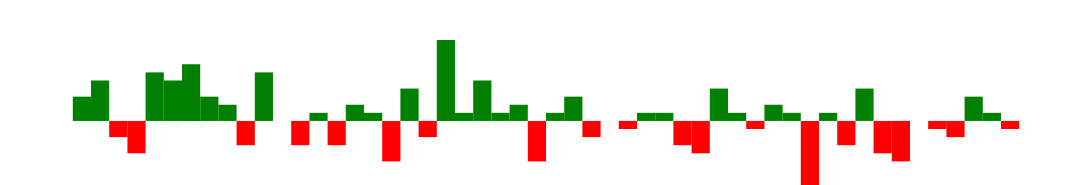

Here is the Vega-Lite specification saved for this chart:
### Vega specification from a JSON file in a GitHub repository (floating-point values rounded to 4 significant figures)
{"$schema": "https://vega.github.io/schema/vega/v5.json", "width": 300, "height": 40, "padding": 0, "data": [{"name": "table", "values": [{"game": "g1", "diff": 3}, {"game": "g2", "diff": 5}, {"game": "g3", "diff": -2}, {"game": "g4", "diff": -4}, {"game": "g5", "diff": 6}, {"game": "g6", "diff": 5}, {"game": "g7", "diff": 7}, {"game": "g8", "diff": 3}, {"game": "g9", "diff": 2}, {"game": "g10", "diff": -3}, {"game": "g11", "diff": 6}, {"game": "g12", "diff": 0}, {"game": "g13", "diff": -3}, {"game": "g14", "diff": 1}, {"game": "g15", "diff": -3}, {"game": "g16", "diff": 2}, {"game": "g17", "diff": 1}, {"game": "g18", "diff": -5}, {"game": "g19", "diff": 4}, {"game": "g20", "diff": -2}, {"game": "g21", "diff": 10}, {"game": "g22", "diff": 1}, {"game": "g23", "diff": 5}, {"game": "g24", "diff": 1}, {"game": "g25", "diff": 2}, {"game": "g26", "diff": -5}, {"game": "g27", "diff": 1}, {"game": "g28", "diff": 3}, {"game": "g29", "diff": -2}, {"game": "g30", "diff": 0}, {"game": "g31", "diff": -1}, {"game": "g32", "diff": 1}, {"game": "g33", "diff": 1}, {"game": "g34", "diff": -3}, {"game": "g35", "diff": -4}, {"game": "g36", "diff": 4}, {"game": "g37", "diff": 1}, {"game": "g38", "diff": -1}, {"game": "g39", "diff": 2}, {"game": "g40", "diff": 1}, {"game": "g41", "diff": -8}, {"game": "g42", "diff": 1}, {"game": "g43", "diff": -3}, {"game": "g44", "diff": 4}, {"game": "g45", "diff": -4}, {"game": "g46", "diff": -5}, {"game": "g47", "diff": 0}, {"game": "g48", "diff": -1}, {"game": "g49", "diff": -2}, {"game": "g50", "diff": 3}, {"game": "g51", "diff": 1}, {"game": "g52", "diff": -1}]}], "signals": [{"name": "tooltip", "value": {}, "on": [{"events": "rect:mouseover", "update": "datum"}, {"events": "rect:mouseout", "update": "{}"}]}], "scales": [{"name": "xscale", "type": "band", "domain": {"data": "table", "field": "game"}, "range": "width", "padding": 0.05, "round": true}, {"name": "yscale", "domain": {"data": "table", "field": "diff"}, "nice": true, "range": "height"}], "axes": [{"orient": "bottom", "scale": "xscale", "labels": false, "ticks": false}, {"orient": "right", "scale": "yscale", "labels": false, "ticks": false}], "marks": [{"type": "rect", "from": {"data": "table"}, "encode": {"enter": {"x": {"scale": "xscale", "field": "game"}, "width": {"scale": "xscale", "band": 1}, "y": {"scale": "yscale", "field": "diff"}, "y2": {"scale": "yscale", "value": 0}, "fill": [{"test": "datum.diff > 0", "value": "green"}, {"value": "red"}]}, "update": {"fill": [{"test": "datum.diff > 0", "value": "green"}, {"value": "red"}]}, "hover": {"fill": {"value": "black"}}}}, {"type": "text", "encode": {"enter": {"align": {"value": "center"}, "baseline": {"value": "bottom"}, "fill": {"value": "#333"}}, "update": {"x": {"scale": "xscale", "signal": "tooltip.game", "band": 0.5}, "y": {"scale": "yscale", "signal": "tooltip.diff", "offset": 0.05}, "text": {"signal": "tooltip.diff"}, "fillOpacity": [{"test": "datum === tooltip", "value": 0}, {"value": 1}]}}}], "config": {}}
